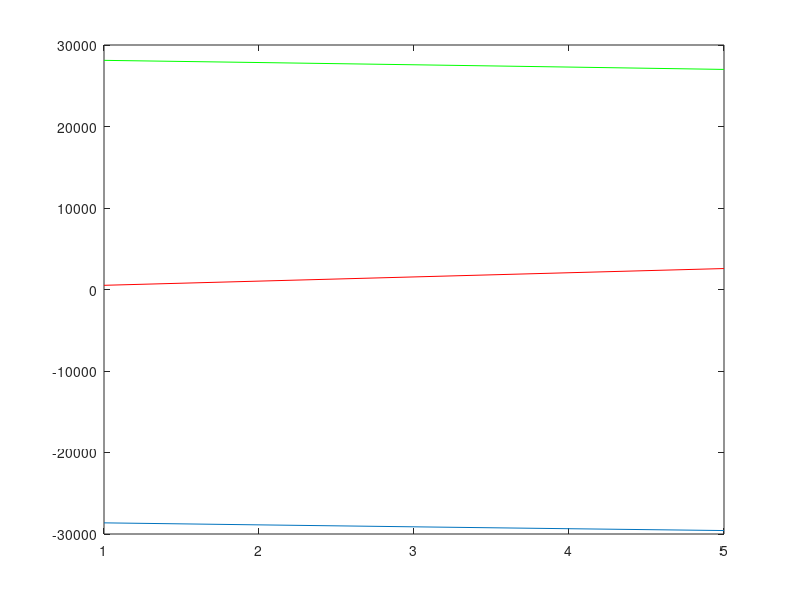

This chart was generated by the following MATLAB code:
% // TI File $Revision: /main/3 $
% // Checkin $Date: November 09, 2010   13:05:07 $
% // =====================================================================================
% //  This software is licensed for use with Texas Instruments C28x
% //  family DSCs.  This license was provided to you prior to installing
% //  the software.  You may review this license by consulting a copy of
% //  the agreement in the doc directory of this library.
% //======================================================================================
% /* ==============================================================================
% 
% System Name:    Signal Generator Module demo 
% 
% File Name:      SGENT3.m
% 
% Description:    Primary System file for demonstrating the Signal Generator module
% 
% Originator:     Digital control systems Group - Texas Instruments
% 
% Target dependency:  x2407/x241/2/3
% 
% Description:
% ============
% 
%    The "C" frame work, for demonstrating the signal generator module is given below
%                              ___________________                   ______________
%                             |                   |     x1=out1     |              |
%                             |                   |------o--------->|  EVMDAC      |
%          gain   o---------->|                   |     x2=out2     |  PWMDAC      |
%          offset o---------->|     SGENT_3       |------o--------->|              |
%          freq   o---------->|                   |     x3=out3     |  DLOG_4CH    |
%                             |                   |------o--------->|              | 
%                             |___________________|                 |______________|
% 
% */
% //######################################################################################
% // $TI Release: C28x SGEN Library v1.00 $
% // $Release Date: November 09, 2011 $
% // $Copyright: $
% //######################################################################################

close all
clear all

N=input('Please enter signal length N =');

t=1:N;

step_max=1000;

gain=1;
f=50;
fs=20000;

fmax=step_max*fs/65536
freq=2^15*f/fmax

f_norm=163.84;             %f_norm is normalized frequency in Q16 format, f/fs*2^16
phase_norm=0;        %normalized phase offset phase_norm=(pi/4/(2*pi))*2^16=8192
                        %here phase offset=pi/4
                        
phase=0;

output2=gain*sin(2*pi*(f_norm*t/2^16+phase_norm/2^16)+4*pi/3);
                        
output1=gain*sin(2*pi*(f_norm*t/2^16+phase_norm/2^16)+2*pi/3);

output0=gain*sin(2*pi*(f_norm*t/2^16+phase_norm/2^16));

output2=output2*2^15;     %Q15 format

output1=output1*2^15;     %Q15 format

output0=output0*2^15;     %Q15 format

plot(output2)
hold on
plot(output0,'r')
plot(output1,'g')